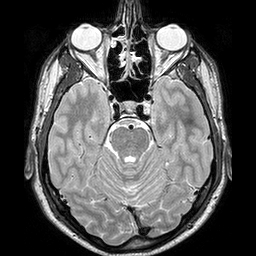
%> input picture TB_image/TUT.IMG.cornea_fourier/matlab/cerveau.bmp, 256 x 256 px
$ octave demo.m   (GNU Octave 9; MATLAB toolbox functions it lacks are replaced by stand-ins)
%> lines starting %> are read from the running program, lines starting %| are printed output that depends on the picture; in (x1, y1, x2, y2) boxes, pixels count from 0 and x2, y2 are one past the last pixel; in counts of white or black regions, pixels touching at a corner belong together; the program's own positions count from 1
### TB_image/TUT.IMG.multiscale/matlab/LaplacianPyramidDecomposition.m
function [pyrG, pyrL] = LaplacianPyramidDecomposition(Image, levels, mode)
% Gaussian and Laplacian Pyramid decomposition
% Image must be either 2D (grayscale) or 3D (color)
% levels: number of levels of decomposition
% mode: approximation mode 'bilinear', 'nearest', etc. for use in imresize
% pyrG: Gaussian pyramid
% pyrL: Laplacian pyramid
%
% The Laplacian pyramid is of size levels+1. The last image pyrL{levels+1}
% is the approximation image of the last level. The original image is
% exactly reconstructed by the LaplacianPyramidReconstruction function.

% pyramids
pyrL = cell(levels+1, 1);
pyrG = cell(levels+1, 1);

% gaussian filter
H = fspecial('gaussian');

if ~exist('mode', 'var')
    mode = 'bilinear';
end

for i=1:levels
    ImagePrec = Image; % previous image
    g=imfilter(Image,H,'same');

    Image = imresize(g, .5, mode);
    ImagePrime = imresize(Image, [size(g,1), size(g,2)], mode);

    pyrL{i} =  ImagePrec - ImagePrime;
    pyrG{i} =  ImagePrec;

end
pyrL{levels+1} = Image;
pyrG{levels+1} = Image;

### TB_image/TUT.IMG.multiscale/matlab/viewImage.m
function viewImage(A)
B=double(A);
mmax=max(max(B));
mmin=min(min(B));
if (mmax == mmin) B=0;
else B=uint8(255*(B-min(min(B)))/(max(max(B))-min(min(B))));
end
colormap gray;axis image;
imshow(B);

### TB_image/TUT.IMG.multiscale/matlab/LaplacianPyramidReconstruction.m
function Image = LaplacianPyramidReconstruction(pyr, mode)
% Laplacian Pyramid Reconstruction
% pyr: laplacian pyramid
% mode: approximation mode for imresize

if ~exist('mode', 'var')
    mode = 'bilinear';
end

levels = size(pyr, 1)-1;

Image = pyr{levels+1};
for i=levels:-1:1
    Image = pyr{i} + imresize(Image, [size(pyr{i},1), size(pyr{i}, 2)], mode);
end

### TB_image/TUT.IMG.multiscale/matlab/kb.m
function K = kb(I, r)
% Kramer and Bruckner iterative filter
% I: originale image
% r: size of neighborhood
%
% return filtered image
se = strel('disk', r);
D = imdilate(I, se);
E = imerode(I, se);
difbool=double((D-I)<(I-E));

K = D.*difbool+E.*(1-difbool);

### TB_image/TUT.IMG.multiscale/matlab/demo.m
%% CORRECTION Tutorial multiscale analysis


%% 1 - Decomposition et reconstruction

% 4 levels are used
A=imread('cerveau.bmp');
%> A is the input picture: size 256x256 uint8; min 0, max 254, mean 81.4
A=double(A);
%> A: size 256x256 double
[pyrG, pyrL] = LaplacianPyramidDecomposition(A, 3);
%> the loop in LaplacianPyramidDecomposition, `for i=1:levels` made 3 passes
%> pass 1, in LaplacianPyramidDecomposition, `ImagePrime = imresize(Image, [size(g,1), size(g,2)], mode);`:
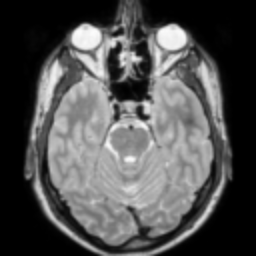
%> ImagePrime: size 256x256 double; min 0, max 252, mean 81.4
%> after the loop in LaplacianPyramidDecomposition, `for i=1:levels`: pyrG = 4 items
%> pyrG = 4 items; pyrL = 4 items
figure
subplot(4,2,1);viewImage(A);title('image originale : 0');
%> in viewImage, `mmax=max(max(B));`: mmax = 254
%> in viewImage, `mmin=min(min(B));`: mmin = 0
subplot(4,2,3);viewImage(pyrG{2});title('decomposition : 1');
subplot(4,2,2);viewImage(pyrL{1});title('erreur : 0');
subplot(4,2,5);viewImage(pyrG{3});title('decomposition : 2');
subplot(4,2,4);viewImage(pyrL{2});title('erreur : 1');
%> in viewImage (call 5), `B=double(A);`:
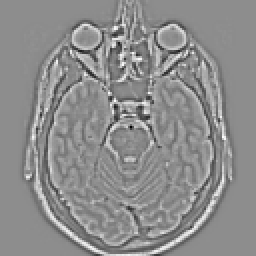
%> B: size 128x128 double (shown 2 times larger); min -100.5, max 80.77, mean 0; drawn with min black and max white
%> in viewImage (call 5), `mmax=max(max(B));`: mmax = 80.77
%> in viewImage (call 5), `mmin=min(min(B));`: mmin = -100.5
subplot(4,2,7);viewImage(pyrG{4});title('decomposition : 3');
subplot(4,2,6);viewImage(pyrL{3});title('erreur : 2');
%> in viewImage (call 7), `B=double(A);`:
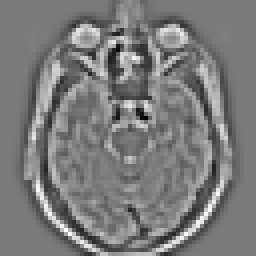
%> B: size 64x64 double (shown 4 times larger); min -73.03, max 77.79, mean 0; drawn with min black and max white
%> in viewImage (call 7), `mmax=max(max(B));`: mmax = 77.79
%> in viewImage (call 7), `mmin=min(min(B));`: mmin = -73.03

% save images
for i=1:3
    imwrite(uint8(pyrG{i+1}), ['pyrG' num2str(i+1) '.png']);
    imwrite(uint8(pyrL{i}), ['pyrL' num2str(i) '.png']);
end

%% 2 - Pyramidal reconstruction

% with all the details
Arec= LaplacianPyramidReconstruction(pyrL);
%> in LaplacianPyramidReconstruction, `levels = size(pyr, 1)-1;`: levels = 3
%> the loop in LaplacianPyramidReconstruction, `for i=levels:-1:1` made 3 passes
%> i on passes 1, 3: 3, 1
figure
subplot(2,1,1);viewImage(Arec);title('reconstruction');
subplot(2,1,2);viewImage(A); title('original image');
erreur=abs(A-Arec);
%> erreur: size 256x256 double; every value is 0
disp('mean error per pixel:')
mean(erreur(:))
%> ans = 0

% without the details
for i=1:3
    pyrL{i} = zeros(size(pyrL{i}));
end
Arec2 = LaplacianPyramidReconstruction(pyrL);
%> the loop in LaplacianPyramidReconstruction (call 2), `for i=levels:-1:1` made 3 passes
%> pass 1, in LaplacianPyramidReconstruction (call 2), `Image = pyr{i} + imresize(Image, [size(pyr{i},1), size(pyr{i}, 2)], mo..`:
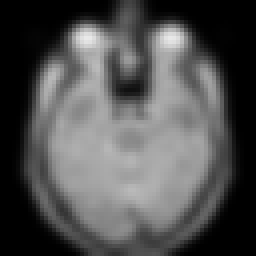
%> Image: size 64x64 double (shown 4 times larger); min 0, max 234, mean 81.4
imwrite(uint8(Arec2), 'nodetails.png');
figure
subplot(212);viewImage(Arec2);title('Reconstruction, no details');
subplot(211);viewImage(A);title('Original image');
erreur=abs(A-Arec2);
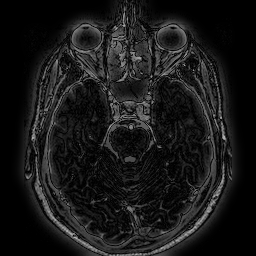
%> erreur: size 256x256 double; min 0, max 178.4, mean 24.4
disp('mean error of the reconstruction without the details:')
mean(erreur(:))
%> ans = 24.36

%% 3 - Multiscale filtering

% scale-space decomposition
k=3;
ss=cell(2,k);
for i=1:k
    se = strel('disk',i);
    ss{1,i}=imdilate(A,se);
    ss{2,i}=imerode(A,se);
end
%> after the loop, ss = 6 items
figure
subplot(241);viewImage(A);title('Original image');
subplot(242);viewImage(ss{1,1});title('dilatation : 1');
subplot(243);viewImage(ss{1,2});title('dilatation : 2');
subplot(244);viewImage(ss{1,3});title('dilatation : 3');

subplot(246);viewImage(ss{2,1});title('erosion : 1');
subplot(247);viewImage(ss{2,2});title('erosion : 2');
subplot(248);viewImage(ss{2,3});title('erosion : 3');
%> in viewImage (call 18), `B=double(A);`:
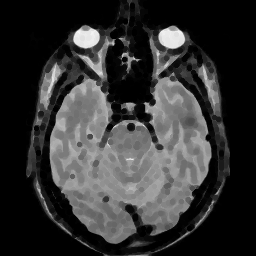
%> B: size 256x256 double; min 0, max 248, mean 51.5
%> in viewImage (call 18), `mmax=max(max(B));`: mmax = 248

for i=1:3
    imwrite(uint8(ss{1,i}), ['pyrdil' num2str(i) '.png']);
    imwrite(uint8(ss{2,i}), ['pyrero' num2str(i) '.png']);
end

% KB

sskb=cell(1,k+1);
sskb{1, 1} = A;
r  = 5;
for i=2:k+1
   sskb{1,i}=kb(sskb{1,i-1}, r);
end
%> this loop made 3 passes
%> pass 1, in kb, `difbool=double((D-I)<(I-E));`:
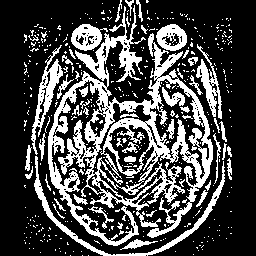
%> difbool: size 256x256 double; values 0 (black) and 1 (white), 28.6% white; 442 white regions (391 under 20 px), largest, box (x1, y1, x2, y2) and area: (48, 5, 213, 246) 11349, (34, 156, 225, 256) 1261, (31, 45, 63, 155) 886
%> after the loop, sskb = 4 items

figure
subplot(142);viewImage(sskb{1,2});title('KB : 1');
subplot(143);viewImage(sskb{1,3});title('KB : 2');
subplot(144);viewImage(sskb{1,4});title('KB : 3');
subplot(141);viewImage(A);title('Original image');
for i=2:k+1
    imwrite(uint8(sskb{1,i}), ['mkb' num2str(i-1) '.png']);
end
